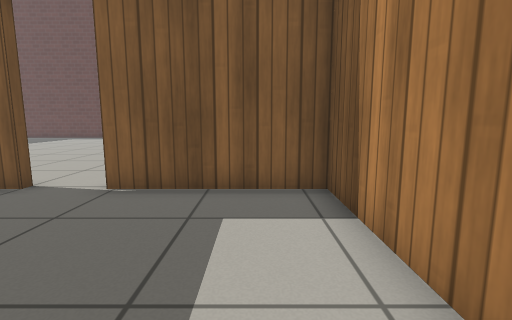
[1] (above)

19 first-person views from a walk through a world built for the Gazebo simulator. The camera is 0.72 m above the floor, tilts 8° down and sees 85° across. The floor is counted in squares, 0.5 m on a side. Each view is taken from the middle of a square. On the plan, view 1 faces up. The plan holds only what a view shows up to about 14 squares ahead; the rest is blank. The place goes on beyond the plan. Gazebo's built-in surfaces are drawn with simple patterns.

[2]
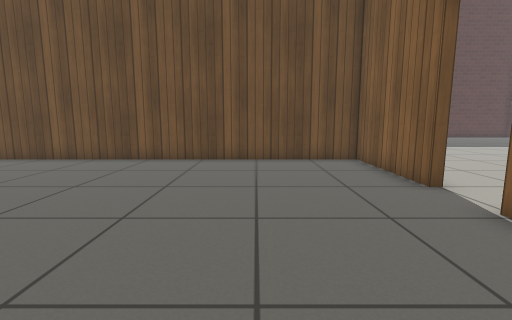

[3]
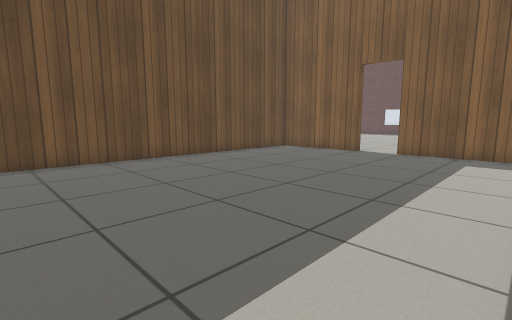

[4]
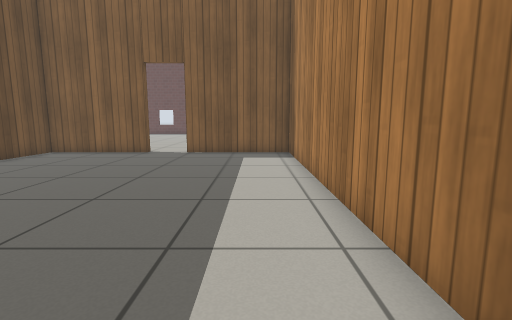

[5]
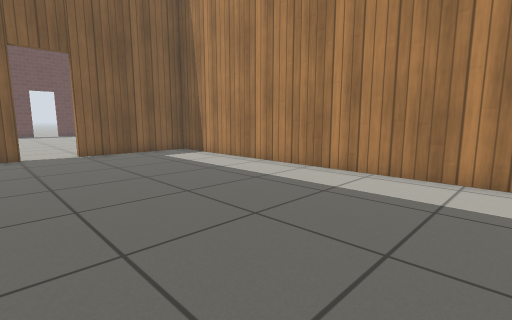

[6]
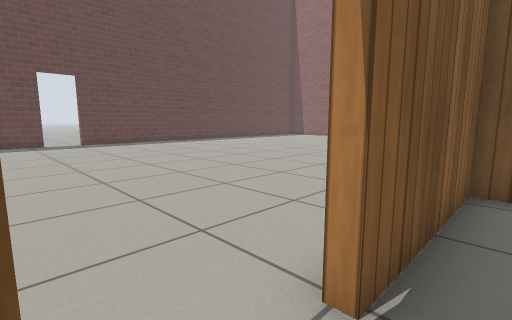

[7]
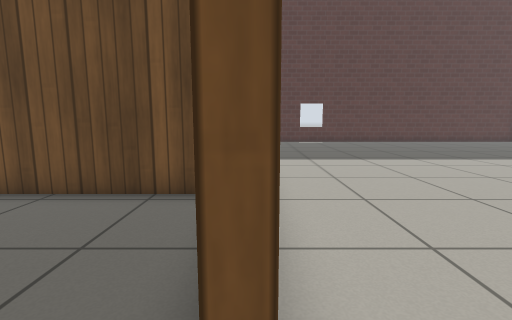

[8]
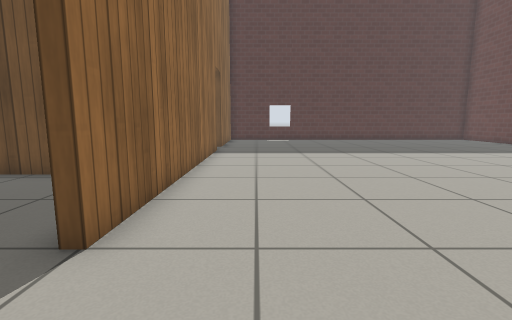

[9]
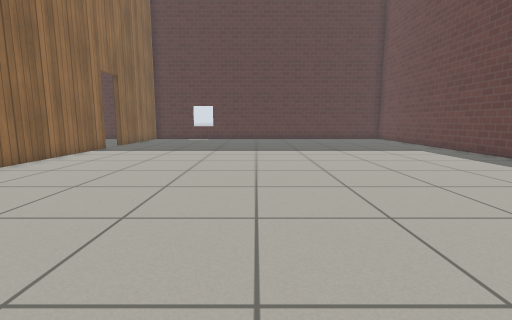

[10]
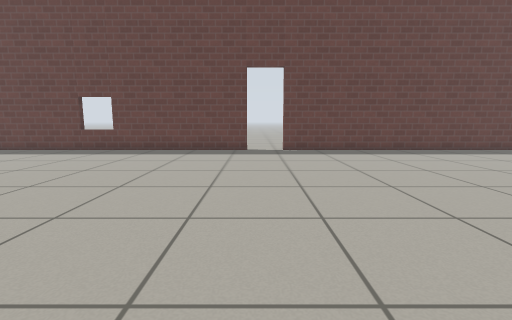

[11]
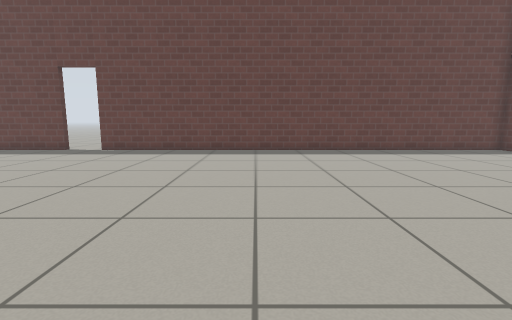

[12]
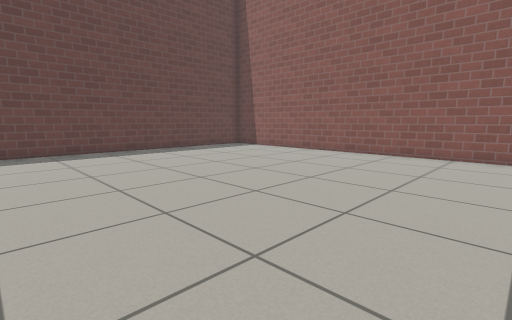

[13]
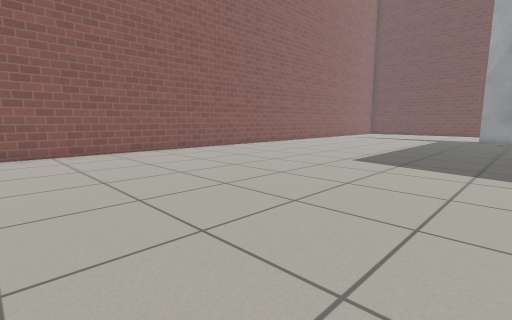

[14]
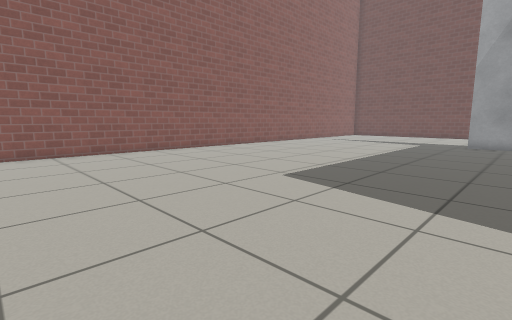

[15]
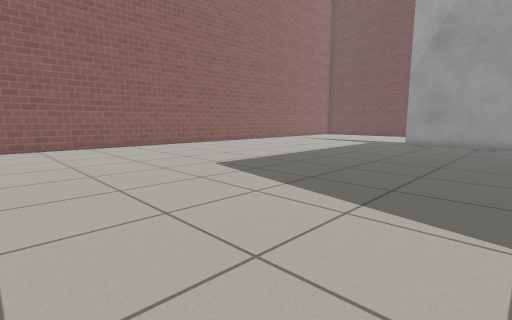

[16]
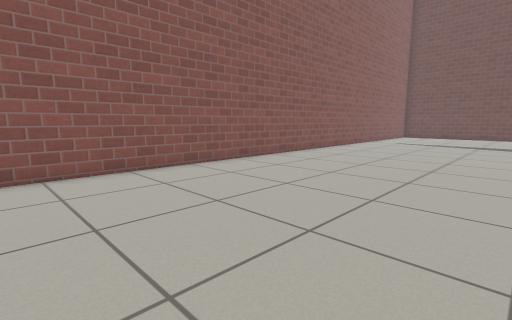

[17]
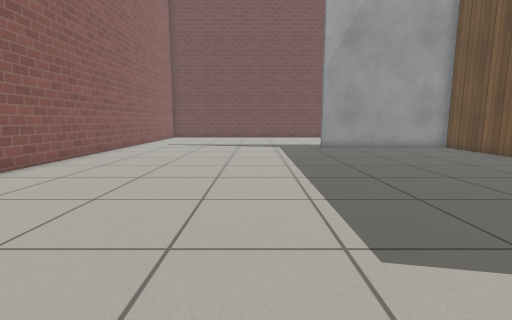

[18]
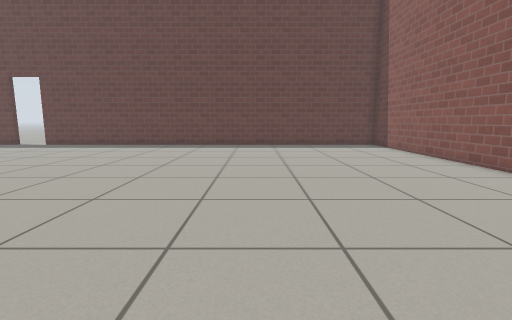

[19]
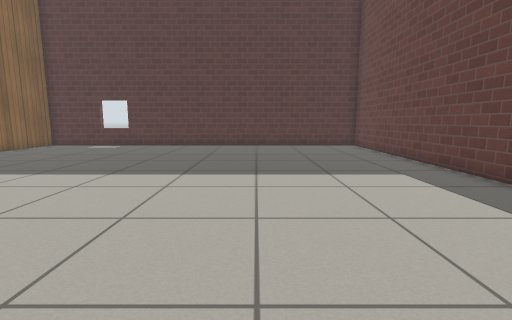

### Floor plan
Points are (right, up) in squares from view 1. A wall is a line through its corners. A room is listed if a view was taken in it or the views show most of it. See-through windows are left out.
Room 1 (views 1, 2, 3, 4, 5, 6, 7)
walls: (-4.9, 5.8) (-9.4, 5.8) (-9.4, -7.5); (1.5, -6.8) (1.5, 5.8) (-3.2, 5.8)
ways out: opening at (-4, 6) to room 2
Room 2 (views 8, 9, 10, 11, 12, 13, 14, 15, 16, 17, 18, 19)
walls: (-2.4, 23.8) (-21.4, 23.8); (1.8, -4) (1.8, -7.5); (-15.7, 6.1) (-4.9, 6.1); (19.1, 23.1) (19.1, 23.8) (-0.7, 23.8); (-21.5, 6.1) (-19.9, 6.1); (19.1, -7.5) (19.1, 21.5)
ways out: opening at (-4, 6) to room 1

Where each view was taken, in squares from view 1:
view 1: 0 up, 0 right, facing up
view 2: 2 up, 1 right, facing left
view 3: 7 down, 1 right, facing up-left
view 4: 7 down, 0 right, facing up
view 5: 7 down, 6 left, facing up-right
view 6: 5 up, 5 left, facing up-right
view 7: 6 up, 4 left, facing left
view 8: 8 up, 2 left, facing left
view 9: 14 up, 1 left, facing left
view 10: 10 up, 2 left, facing up
view 11: 10 up, 7 right, facing up
view 12: 10 up, 7 right, facing up-right
view 13: 14 up, 6 right, facing down-right
view 14: 10 up, 6 right, facing down-right
view 15: 10 up, 3 right, facing down-right
view 16: 9 up, 11 right, facing down-right
view 17: 7 up, 12 right, facing down
view 18: 7 up, 12 right, facing up
view 19: 18 up, 7 left, facing left
